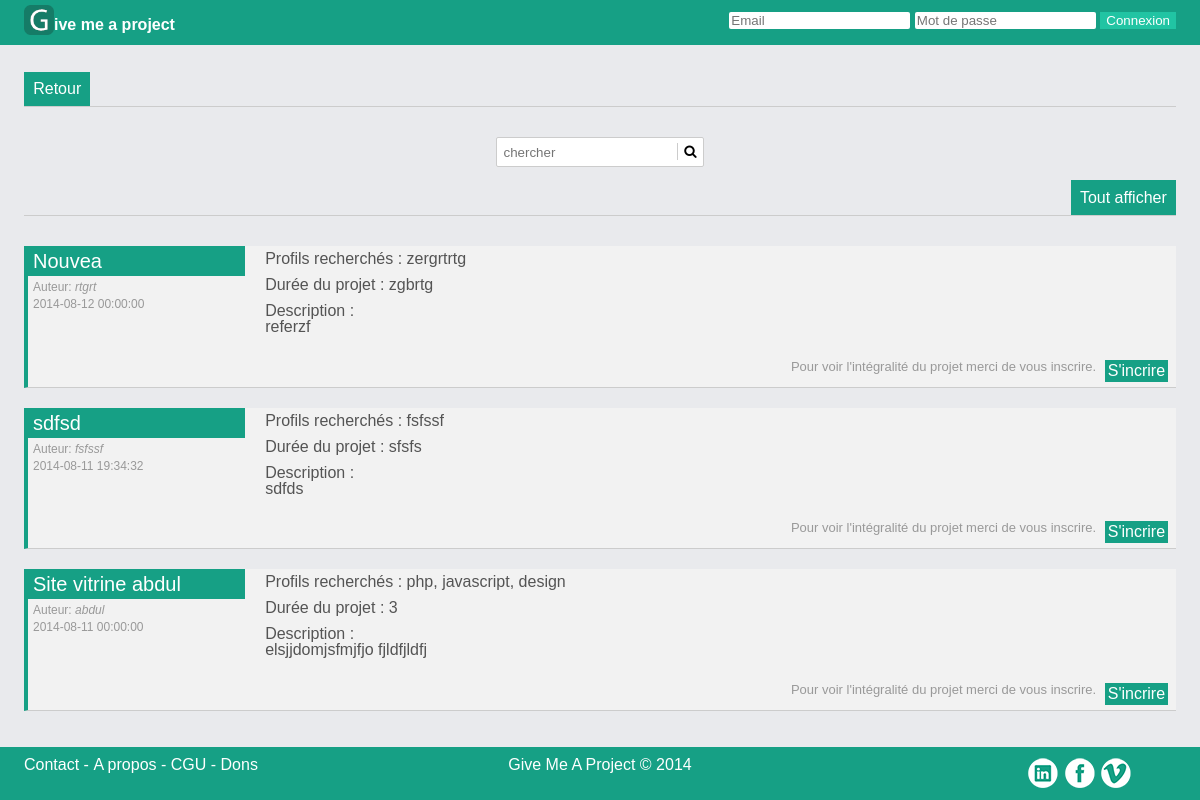
/index.php?page=liste-projets, run on an earlier commit of the app's database.
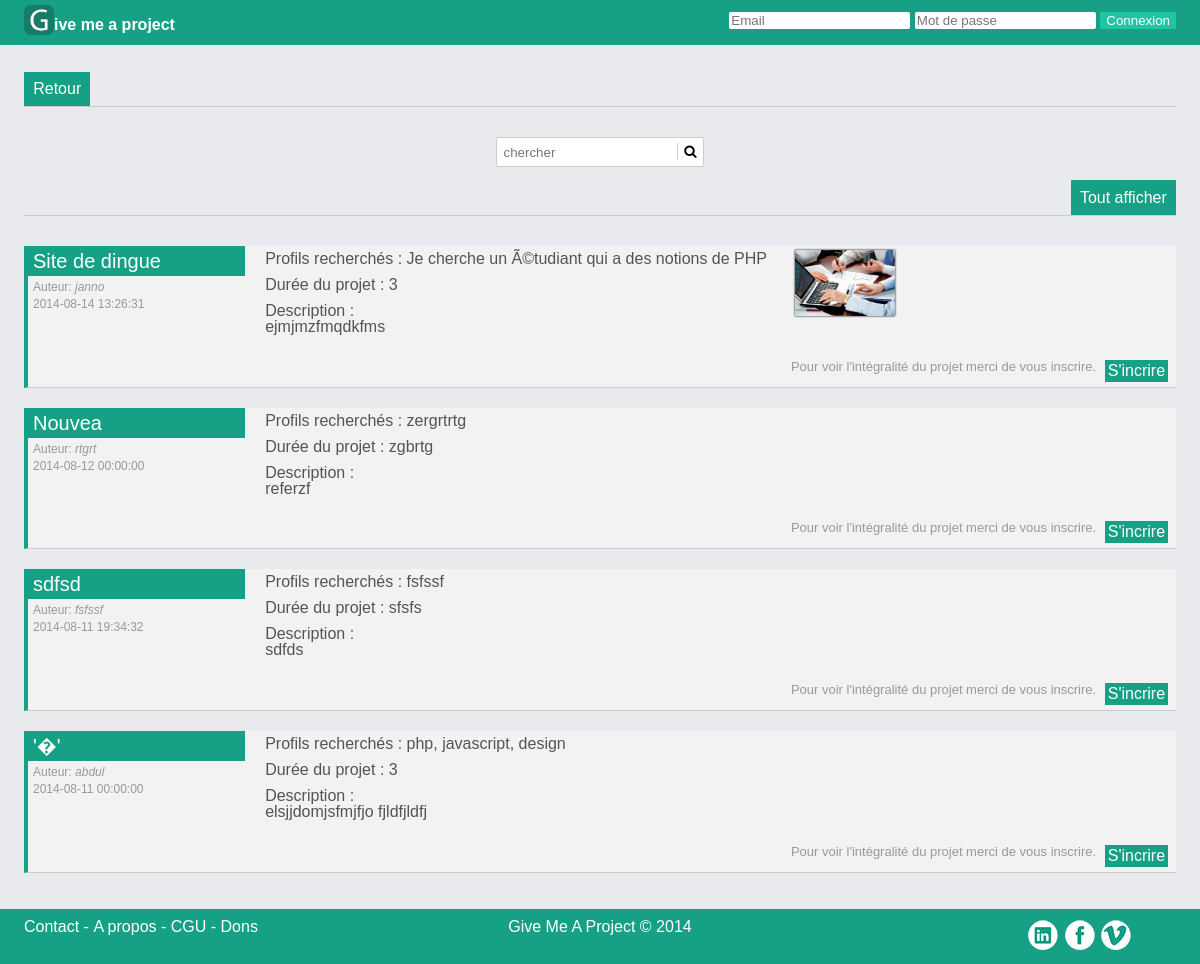
And on a later commit of the database.
### tables this page shows
CREATE TABLE `project` (
  `id` int(11) NOT NULL AUTO_INCREMENT,
  `selection` varchar(32) NOT NULL,
  `projetnom` varchar(255) NOT NULL,
  `projetdescription` varchar(1000) NOT NULL,
  `projetwords` varchar(255) NOT NULL,
  `profilrecherche` varchar(1000) NOT NULL,
  `projetdate` datetime NOT NULL,
  `tempstravail` varchar(11) NOT NULL,
  `username` varchar(32) NOT NULL,
  `statut` varchar(32) NOT NULL,
  `photo` varchar(255) NOT NULL,
  PRIMARY KEY (`id`),
  UNIQUE KEY `id` (`id`)
);

### apps/skel.php (called while the page is built)
<?php
require("views/skel.phtml");

### index.php (called while the page is built, shortened)
<?php
require("apps/skel.php");
?>

### apps/header.php (called while the page is built, shortened)
<?php
require_once("views/header.phtml");

### apps/liste-projets.php (called while the page is built, shortened)
<?php
require("models/projet.class.php");
function getProjetsSelection($db)
{
	$tab=array();
	$res = mysqli_query($db, "SELECT * FROM project ORDER BY projetdate DESC");
	while ($data = mysqli_fetch_object($res, 'Projet'))
		$tab[] = $data;
	return $tab;
}
if(isset($_POST['search']) && isset($_POST['searchBtn'])) {
	$listeProjetSearch=getProjetSearch($db);
}
else
$listeProjetSelection=getProjetsSelection($db);
require('views/liste-projets.phtml');
?>

### models/projet.class.php (called while the page is built, shortened)
<?php
class Projet {
	private $projetnom;
	private $projetdescription;
	private $profilrecherche;
	private $username;
	private $tempstravail;
	private $projetdate;
	private $photo;
	public function getProjetnom() {
		return $this->projetnom;
	}
	public function getProjetdescription() {
		return $this->projetdescription;
	}
	public function getProjetusername() {
		return $this->username;
	}
	public function getProfilrecherche() {
		return $this->profilrecherche;
	}
	public function getTempstravail() {
		return $this->tempstravail;
	}
	public function getProjetdate() {
		return $this->projetdate;
	}
	public function getPhoto() {
		return $this->photo;
	}
}

### apps/footer.php (called while the page is built)
<?php
require("views/footer.phtml");

### views/billet-projet-logout.phtml (the view)
<div class="billet">
	<div class="topProjet">
		<p class="nomProjet"><?= $listeProjetSelection[$i]->getProjetnom()?></p>
		<p class="auteur">Auteur: <span class="nomPP"><?= $listeProjetSelection[$i]->getProjetusername()?></p>
		<p class="auteur"><?= $listeProjetSelection[$i]->getProjetdate()?></p>
	</div>
	<div class="descProjet">
		<p class="">Profils recherchés : <?= $listeProjetSelection[$i]->getProfilrecherche()?></p>
		<p class="">Durée du projet : <?= $listeProjetSelection[$i]->getTempstravail()?></p>
		<p>Description : <br> <?= $listeProjetSelection[$i]->getProjetdescription()?></p>
	</div>
	<div class="col-3">
		<div class="content-img">
		<img src="sources/images/photo_project/<?= $listeProjetSelection[$i]->getPhoto()?>" alt="">
		</div>
	<p>Pour voir l'intégralité du projet merci de vous inscrire.</p>
	<a class="back right" href="index.php?page=dev-inscription">S'incrire</a>
	</div>
</div>

### views/skel.phtml (shortened to what this page needs)
<!DOCTYPE html>
<html lang="fr-FR">
<head>
	<link rel="stylesheet" type="text/css" href="sources/css/reset.css">
	<link rel="stylesheet" type="text/css" href="sources/css/style.css">
	<link rel="stylesheet" type="text/css" href="sources/css/inscription.css">
	<link href="//maxcdn.bootstrapcdn.com/font-awesome/4.1.0/css/font-awesome.min.css" rel="stylesheet">
</head>
<body>
	<?php require("apps/header.php"); ?>
	<div class="content">
	<?php require("apps/".$page.".php"); ?>
	</div>
	<?php require("apps/footer.php"); ?>
</body>
</html>

### views/header.phtml
<header>
<div class="header-wrap">
<img class="logo" src="sources/images/logo_50-50.png" alt="logo"> <p>ive me a project</p>
	<?php
	if(isset($_SESSION['username'])) {
	$res=mysqli_query($db,"SELECT type FROM user WHERE username = '".$_SESSION['username']."'");
	$type=mysqli_fetch_assoc($res);
		if($type['type']=== 'dev') {
			echo "<div class='logged'>
				<img src='sources/images/photo_pp_dev/".$photo_user['photo']."' alt='' class='avatar'>
				<span class='sep'>|</span>
				<a href='index.php?page=dev-profil'><h2 class='headerUser'>".$_SESSION['username']."</h2></a>
				<span class='sep'>|</span>
				<i class='menu-btn fa fa-cog'></i>
				<div class='menu'>
					<a href='index.php?page=dev-profil'><button>dashboard&nbsp;&nbsp;<i class='menu-btn fa fa-tachometer'></i></button></a>
					<a href='index.php?page=dev-modifprofil'><button>mon profil&nbsp;&nbsp;<i class='menu-btn fa fa-wrench'></i></button></a>
					<form method='POST' action='index.php' class='disconnect'>
						<button type='submit' name='disconnect'>déconnexion&nbsp;&nbsp;<i class='menu-btn fa fa-power-off'></i></button>
					</form>
				</div>
			</div>";
		}
		else if($type['type']=== 'pp') {
			echo "<div class='logged'>
				<img src='sources/images/photo_pp_dev/".$photo_user['photo']."' alt='' class='avatar'>
				<span class='sep'>|</span>
				<a href='index.php?page=pp-profil'><h2 class='headerUser'>".$_SESSION['username']."</h2></a>
				<span class='sep'>|</span>
				<i class='menu-btn fa fa-cog'></i>
				<div class='menu'>
					<a href='index.php?page=pp-profil'><button>dashboard&nbsp;&nbsp;<i class='menu-btn fa fa-tachometer'></i></button></a>
					<a href='index.php?page=pp-modifprofil'><button>mon profil&nbsp;&nbsp;<i class='menu-btn fa fa-wrench'></i></button></a>
					<form method='POST' action='index.php' class='disconnect'>
						<button type='submit' name='disconnect'>déconnexion&nbsp;&nbsp;<i class='menu-btn fa fa-power-off'></i></button>
					</form>
				</div>
			</div>";
		}
	}
	else {
		echo "<form method='POST' action='index.php' class='loginForm'>
				<input type='email' name='logmail' placeholder='Email'>
				<input type='password' name='logpass' placeholder='Mot de passe'>
				<input type='submit' name='logsubmit' value='Connexion'>
			</form>"; }
	?>
	</div>
</header>

### views/liste-projets.phtml (shortened to what this page needs)
<a class="back" href="index.php">Retour</a>
<hr>
<div class="search">
<form action="index.php?page=liste-projets" method="POST">
	<input type="search" name="search" placeholder="chercher">
	<button type="submit" name="searchBtn"><i class="fa fa-search"></i></button>
</form>
</div>
<a class="back right" href="index.php?page=liste-projets">Tout afficher</a>
<hr>
<div class="liste-projet">
	<?php
		$i=0;
		while (isset($listeProjetSelection[$i]))
	    {
		    require ('views/billet-projet-logout.phtml');
		    $i++;
		}
	?>
</div>

### views/footer.phtml
<footer>
	<div class="footer-wrap">
		<div class="col">
			<ul>
				<li><a href="">Contact</a>&nbsp;-</li>
				<li><a href="">A propos</a>&nbsp;-</li>
				<li><a href="">CGU</a>&nbsp;-</li>
				<li><a href="">Dons</a></li>
			</ul>
		</div>
		<div class="col">
			<p>Give Me A Project &copy; 2014</p>
		</div>
		<div class="col">
			<ul class="icone">
				<a href="#"><li class="icone-1 animated zoomIn"></li></a>
				<a href="#"><li class="icone-3 animated zoomIn"></li></a>
				<a href="#"><li class="icone-4 animated rotateIn"></li></a>
			</ul>
		</div>
	</div>
</footer>

### sources/css/style.css (style rules this page uses)
*,*:before,*:after { box-sizing:border-box; -moz-box-sizing:border-box; -webkit-box-sizing:border-box; }
html,body { margin: 0; padding: 0; font-family: sans-serif; background-color: #E9EAED; }
hr { border-color: #CCCCCC; border-style: solid none none; border-width: 1px 0 0; clear: both; height: 1px; margin: 30px 0; min-height: 0; }
header { width: 100%; height: 45px; padding: 5px 0; line-height: 30px; background-color: #16A085; position: relative; position: fixed; top: 0; z-index: 1; }
.header-wrap { width: 1200px; margin: 0 auto; }
.header-wrap p { display: inline; color: #fff; position: absolute; top: 10px; font-weight: bolder; }
.loginForm { display: inline; float: right; }
.loginForm input[type='submit'],.disconnect button[type='submit'] { background-color: #21C4A3; border: none; color: #FFF; box-shadow: none; }
.loginForm input[type='email'],.loginForm input[type='password'] { border-radius: 2px; border: none; }
.content { padding-top: 3%; width: 1200px; margin: 5% auto; }
footer { width: 100%; background-color: #16A085; padding:10px 0; color: #fff; }
.footer-wrap { width: 1200px; margin: 0 auto; overflow: hidden; }
footer .footer-wrap .col ul li { display: inline-block; }
footer .footer-wrap .col ul li a { color: #FFF; text-decoration: none; }
footer .footer-wrap .col { width:33.3333%; float: left; }
footer .footer-wrap .col:nth-child(2) { float: left; vertical-align: bottom; text-align: center; color: #FFF; }
footer .footer-wrap .col:last-child { float: left; text-align: right; }
.icone { width:340px; padding:0; margin:20px auto 10px; }
.icone { margin: 0; }
.icone li { height:32px; width:32px; display:inline-block; list-style:none; background: url("../images/spritesGMAP2.png") no-repeat; }
.icone .icone-1 { background-position: left top; }
.icone .icone-3 { background-position: 50% top; }
.icone .icone-4 { background-position: 75% top; }
.liste-projet { margin-top: 2%; }
.billet { margin:20px 0; overflow: hidden; border-left: solid 4px #16A085; border-bottom: solid 1px #ccc; padding: 0 5px 5px 0; background-color: #F2F2F2; }
.topProjet { width:19%; float: left; }
.descProjet { width: 46%; float:left; padding-right: 2%; margin-left: 20px; color: #545454; }
.descProjet p { margin-top: 5px; padding-bottom: 5px; }
.col-3 { width: 33%; float: left; overflow: hidden; }
.col-3 .content-img { height: 110px; }
.col-3 img { width: 100px; display: block; margin: 1%; box-shadow: 0 0 2px #000; }
.col-3 p { font-size: small; color: #999; float: left; }
.nomProjet { background-color: #16A085; font-size: 20px; padding: 5px; color: #fff; }
.auteur { margin: 5px; font-size: 12px; color: #999; }
.nomPP { font-style: italic; }
.right { float: right!important; }
a.back { background-color: #16A085; padding: 0.8%; text-decoration: none; color:#fff; float: left; }
.search { width: 18%; margin: 0 auto; position: relative; height: 20px; margin-bottom: 2%; }
.search input[type="search"] { position: absolute; width: 100%; top: 0; padding: 3%; border-radius: 2px; border: 1px solid #cccccc; }
.search button[type="submit"] { position: absolute; right: 1px; top: 6px; background-color: #fff; border:none; cursor: pointer; border-left: 1px solid #cccccc; }
img.logo { width: 30px; }
@media screen and (max-width: 1200px) { .header-wrap { width: auto; margin: 0 2%; } }
@media screen and (max-width: 1200px) { .content { width: auto; margin: 3% 2%; } }
@media screen and (max-width: 1200px) { .footer-wrap { width: auto; margin: 0 2%; } }

What changed in the data, as far as the page shows it:
added project: projetnom "Site de dingue", username "janno", projetdate "2014-08-14 13:26:31", profilrecherche "Je cherche un Ã©tudiant qui a des notions de PHP", tempstravail "3", projetdescription "ejmjmzfmqdkfms", photo (picture)
changed project "php, javascript, design": projetnom "Site vitrine abdul" → "'�'"
